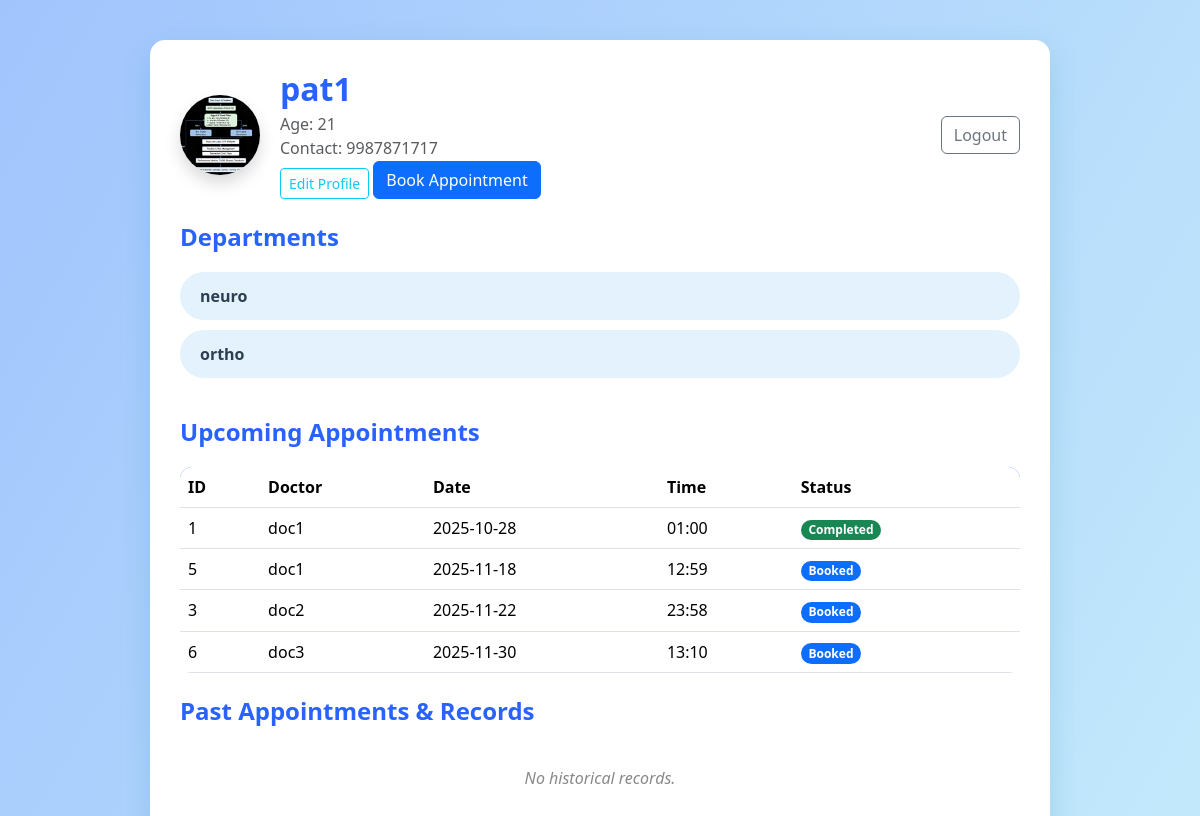
/patient (signed in), run on an earlier commit of the app's database.
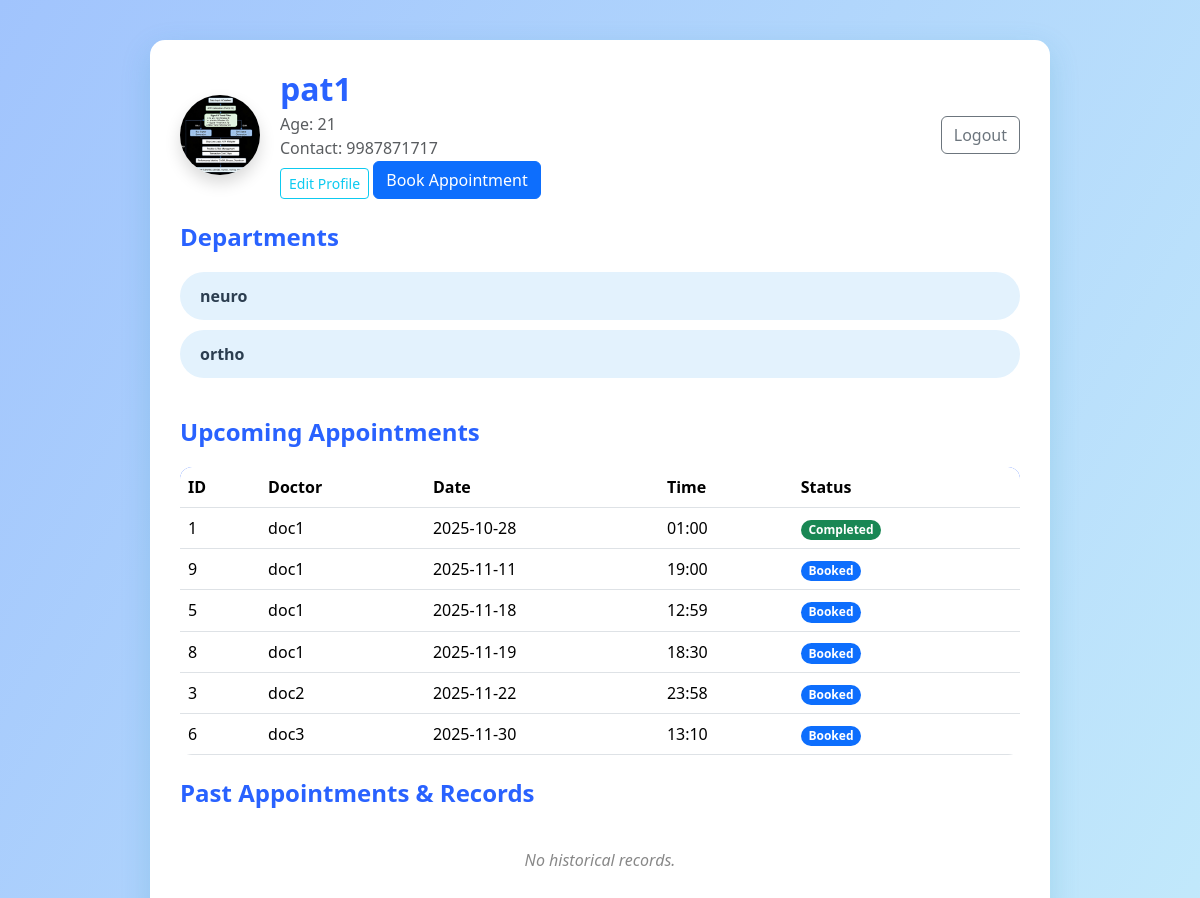
And on a later commit of the database.
### tables this page shows
CREATE TABLE patients (
    id INTEGER PRIMARY KEY,  -- links to users.id
    name TEXT NOT NULL,
    contact TEXT
, age INTEGER, pfp TEXT);

CREATE TABLE users (
    id INTEGER PRIMARY KEY AUTOINCREMENT,
    username TEXT UNIQUE NOT NULL,
    password TEXT NOT NULL,
    role TEXT NOT NULL CHECK(role IN ('admin', 'doctor', 'patient'))
);

CREATE TABLE departments (
    id INTEGER PRIMARY KEY AUTOINCREMENT,
    name TEXT UNIQUE NOT NULL,
    overview TEXT
);

CREATE TABLE appointments (
    id INTEGER PRIMARY KEY AUTOINCREMENT,
    doctor_id INTEGER NOT NULL,
    patient_id INTEGER NOT NULL,
    date TEXT NOT NULL,
    time TEXT NOT NULL,
    status TEXT NOT NULL CHECK(status IN ('Booked', 'Completed', 'Cancelled')),
    diagnosis TEXT,
    prescription TEXT,
    notes TEXT,
    FOREIGN KEY (doctor_id) REFERENCES users(id),
    FOREIGN KEY (patient_id) REFERENCES users(id)
);

### app.py (the view)
@app.route('/patient')
def patient_dashboard():
    if 'user_id' not in session or session.get('role') != 'patient':
        return redirect(url_for('login'))
    user_id = session['user_id']
    db = get_db()
    user = db.execute('SELECT username FROM users WHERE id = ?', (user_id,)).fetchone()
    if not user:
        return "User not found!", 404
    patient_name = user[0]
    patient = db.execute('SELECT contact, age, pfp FROM patients WHERE id = ?', (user_id,)).fetchone()
    patient_contact = patient[0] if patient else ''
    patient_age = patient[1] if patient else ''
    patient_pfp = patient[2] if patient else None
    departments = db.execute('SELECT id, name FROM departments').fetchall()
    appointments = db.execute(
        '''
        SELECT a.id, u.username, a.date, a.time, a.status
        FROM appointments a
          JOIN users u ON a.doctor_id = u.id
        WHERE a.patient_id = ?
        ORDER BY a.date, a.time
        ''',
        (user_id,)
    ).fetchall()
    return render_template(
        'patient_dashboard.html',
        patient_name=patient_name,
        patient_contact=patient_contact,
        patient_age=patient_age,
        patient_pfp=patient_pfp,
        departments=departments,
        upcoming_appointments=appointments
    )

### app.py (called while the page is built)
def get_db():
    db = getattr(g, '_database', None)
    if db is None:
        db = g._database = sqlite3.connect(DATABASE)
    return db

@app.teardown_appcontext
def close_connection(exception):
    db = getattr(g, '_database', None)
    if db is not None:
        db.close()

### templates/patient_dashboard.html (shortened to what this page needs)
<!doctype html>
<html lang="en">
<head>
    <link href="https://cdn.jsdelivr.net/npm/bootstrap@5.3.2/dist/css/bootstrap.min.css" rel="stylesheet">
</head>
<body>
<div class="dashboard-container">
    <div class="d-flex align-items-center mb-4" style="gap:20px;">
      <img src="{% if patient_pfp %}/static/patient_pfps/{{ patient_pfp }}{% else %}https://ui-avatars.com/api/?name={{ patient_name | urlencode }}&background=5fa8d3&color=fff&size=80{% endif %}"
     class="rounded-circle shadow" width="80" height="80" alt="Profile">
      <div>
        <h2 class="mb-1">{{ patient_name }}</h2>
        <div class="text-muted">Age: {{ patient_age }}</div>
        <div class="text-muted">Contact: {{ patient_contact }}</div>
        <a href="/edit_profile" class="btn btn-sm btn-outline-info mt-2">Edit Profile</a>
        <a href="{{ url_for('book_appointment') }}" class="btn btn-primary">Book Appointment</a>
      </div>
      <a href="/logout" class="btn btn-outline-secondary ms-auto">Logout</a>
    </div>
    <h4>Departments</h4>
    <ul>
      {% for dept in departments %}
        <li class="dept-link" data-dept="{{ dept[0] }}">{{ dept[1] }}</li>
      {% endfor %}
    </ul>
    <h4>Upcoming Appointments</h4>
    {% if upcoming_appointments %}
    <table class="table mb-0">
      <thead>
        <tr>
          <th>ID</th><th>Doctor</th><th>Date</th><th>Time</th><th>Status</th>
        </tr>
      </thead>
      <tbody>
        {% for appt in upcoming_appointments %}
        <tr>
          <td>{{ appt[0] }}</td>
          <td>{{ appt[1] }}</td>
          <td>{{ appt[2] }}</td>
          <td>{{ appt[3] }}</td>
          <td>
            {% if appt[4] == 'Booked' %}
              <span class="badge rounded-pill bg-primary">Booked</span>
            {% elif appt[4] == 'Completed' %}
              <span class="badge rounded-pill bg-success">Completed</span>
            {% elif appt[4] == 'Cancelled' %}
              <span class="badge rounded-pill bg-danger">Cancelled</span>
            {% else %}
              <span class="badge rounded-pill bg-secondary">{{ appt[4] }}</span>
            {% endif %}
          </td>
        </tr>
        {% endfor %}
      </tbody>
    </table>
    {% else %}
    <div class="no-appointments">You have no upcoming appointments.</div>
    {% endif %}
    <h4 class="mt-4">Past Appointments & Records</h4>
    {% if past_appointments %}
    <table class="table">
      <thead>
        <tr>
          <th>Date</th><th>Doctor</th><th>Diagnosis</th><th>Prescription</th><th>Notes</th>
        </tr>
      </thead>
      <tbody>
        {% for appt in past_appointments %}
        <tr>
          <td>{{ appt[2] }}</td>
          <td>{{ appt[1] }}</td>
          <td>{{ appt[5] or '-' }}</td>
          <td>{{ appt[6] or '-' }}</td>
          <td>{{ appt[7] or '-' }}</td>
        </tr>
        {% endfor %}
      </tbody>
    </table>
    {% else %}
    <div class="no-appointments">No historical records.</div>
    {% endif %}
</div>
</body>
</html>

### templates/patient_dashboard.html (style rules this page uses)
body { background: linear-gradient(120deg, #a1c4fd 0%, #c2e9fb 100%); min-height: 100vh; font-family: 'Segoe UI', Tahoma, Geneva, Verdana, sans-serif; color: #2c3e50; }
.dashboard-container { margin: 40px auto; max-width: 900px; background: white; border-radius: 15px; box-shadow: 0 10px 30px rgba(33, 147, 176, 0.2); padding: 30px; }
h2, h4 { color: #2962ff; font-weight: 700; margin-bottom: 20px; }
ul { list-style-type: none; padding-left: 0; margin-bottom: 40px; }
ul li { background-color: #e3f2fd; margin-bottom: 10px; padding: 12px 20px; border-radius: 25px; font-weight: 600; cursor: pointer; transition: background 0.2s; }
table { border-radius: 12px; overflow: hidden; }
thead tr { background-color: #2962ff; color: white; font-weight: 700; }
tbody tr:nth-child(odd) { background-color: #f1f9ff; }
.no-appointments { text-align: center; color: #888; padding: 20px 0; font-style: italic; }

What changed in the data, as far as the page shows it:
added appointments: id "9", username "doc1", date "2025-11-11", time "19:00", status "Booked"
added appointments: id "8", username "doc1", date "2025-11-19", time "18:30", status "Booked"
